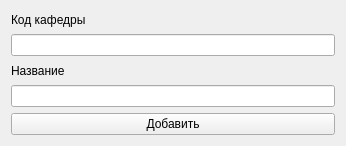
<?xml version="1.0" encoding="UTF-8"?>
<ui version="4.0">
 <class>DepartmentsInsert</class>
 <widget class="QWidget" name="DepartmentsInsert">
  <property name="geometry">
   <rect>
    <x>0</x>
    <y>0</y>
    <width>346</width>
    <height>146</height>
   </rect>
  </property>
  <property name="sizePolicy">
   <sizepolicy hsizetype="Expanding" vsizetype="Preferred">
    <horstretch>0</horstretch>
    <verstretch>0</verstretch>
   </sizepolicy>
  </property>
  <property name="windowTitle">
   <string>Form</string>
  </property>
  <layout class="QVBoxLayout" name="verticalLayout">
   <item>
    <widget class="QLabel" name="label_2">
     <property name="text">
      <string>Код кафедры</string>
     </property>
    </widget>
   </item>
   <item>
    <widget class="QLineEdit" name="CodeInput"/>
   </item>
   <item>
    <widget class="QLabel" name="label">
     <property name="text">
      <string>Название</string>
     </property>
    </widget>
   </item>
   <item>
    <widget class="QLineEdit" name="NameInput"/>
   </item>
   <item>
    <widget class="QPushButton" name="InsertSubmit">
     <property name="sizePolicy">
      <sizepolicy hsizetype="Expanding" vsizetype="Fixed">
       <horstretch>0</horstretch>
       <verstretch>0</verstretch>
      </sizepolicy>
     </property>
     <property name="maximumSize">
      <size>
       <width>16777215</width>
       <height>16777215</height>
      </size>
     </property>
     <property name="sizeIncrement">
      <size>
       <width>0</width>
       <height>0</height>
      </size>
     </property>
     <property name="baseSize">
      <size>
       <width>0</width>
       <height>0</height>
      </size>
     </property>
     <property name="layoutDirection">
      <enum>Qt::LeftToRight</enum>
     </property>
     <property name="styleSheet">
      <string notr="true"/>
     </property>
     <property name="text">
      <string>Добавить</string>
     </property>
     <property name="autoRepeatInterval">
      <number>100</number>
     </property>
     <property name="autoDefault">
      <bool>false</bool>
     </property>
    </widget>
   </item>
  </layout>
 </widget>
 <resources/>
 <connections/>
</ui>
